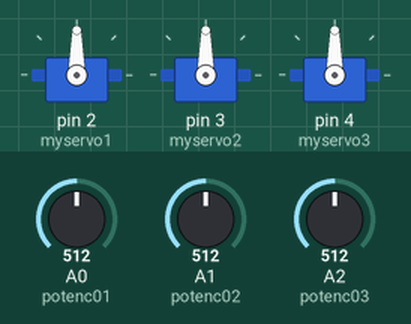
This sketch was run on a simulated Arduino Uno, built with avr-gcc and run on an emulated ATmega328P. Parts: 3 × servo. The inputs (shaded band) are chosen by the test bench; at power-on: A0 (potenc01) = 512, A1 (potenc02) = 512, A2 (potenc03) = 512.

Above: at 1.2 s.
1.3 s: A0 (potenc01) set to 716
At 2.5 s:
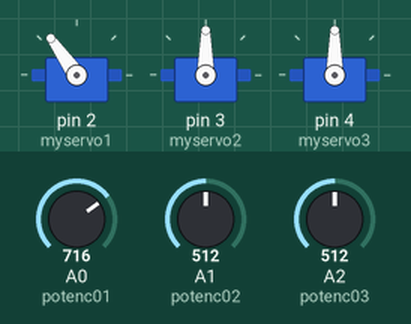
2.8 s: A1 (potenc02) set to 716
At 3.7 s:
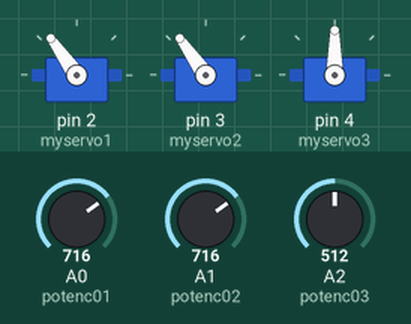
4.3 s: A2 (potenc03) set to 716
At 4.8 s:
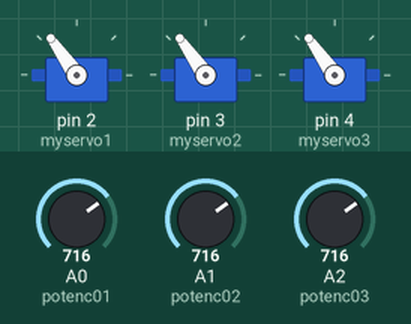
5.8 s: A0 (potenc01) set to 900
At 7.0 s:
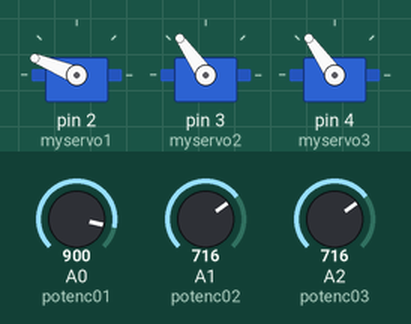
7.3 s: A1 (potenc02) set to 900
At 8.3 s:
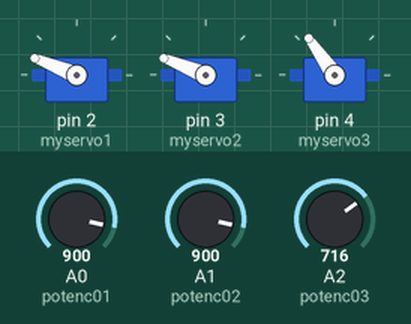
8.8 s: A2 (potenc03) set to 900
At 9.4 s:
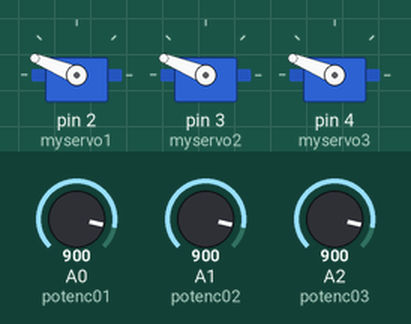
Timing chart, 0 to 11.3 s (numbered marks = the images above; inputs shaded):
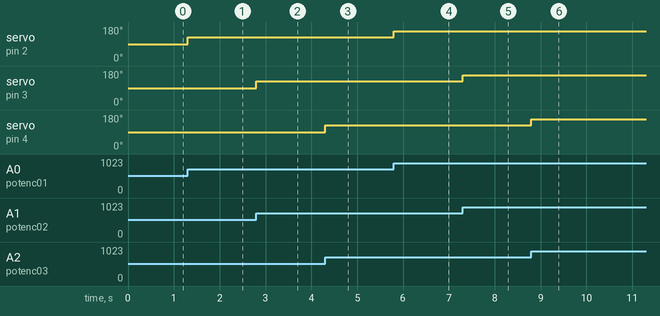

Measured:
- after the input at 1.3 s, servo on pin 2 (myservo1): 90° → 125° at once
- after the input at 2.8 s, servo on pin 3 (myservo2): 90° → 125° at once
- after the input at 4.3 s, servo on pin 4 (myservo3): 90° → 125° at once
- after the input at 5.8 s, servo on pin 2 (myservo1): 125° → 158° at once
- after the input at 7.3 s, servo on pin 3 (myservo2): 125° → 158° at once
- after the input at 8.8 s, servo on pin 4 (myservo3): 125° → 158° at once

The sketch:

braco_robotico.ino
```cpp
#include <Servo.h>

Servo myservo1;
Servo myservo2;
Servo myservo3;

int potenc01 = A0;
int val01;

int potenc02 = A1;
int val02;

int potenc03 = A2;
int val03;

void setup()
{
myservo1.attach(2);
myservo2.attach(3);
myservo3.attach(4);

}
void loop()
{
val01 = analogRead (potenc01);
val01 = map(val01,0,1023,0,180);
myservo1.write(val01);
//delay(10);

val02 = analogRead (potenc02);
val02 = map(val02,0,1023,0,180);
myservo2.write(val02);
//delay(10);

val03 = analogRead (potenc03);
val03 = map(val03,0,1023,0,180);
myservo3.write(val03);
//delay(10);


}
```
